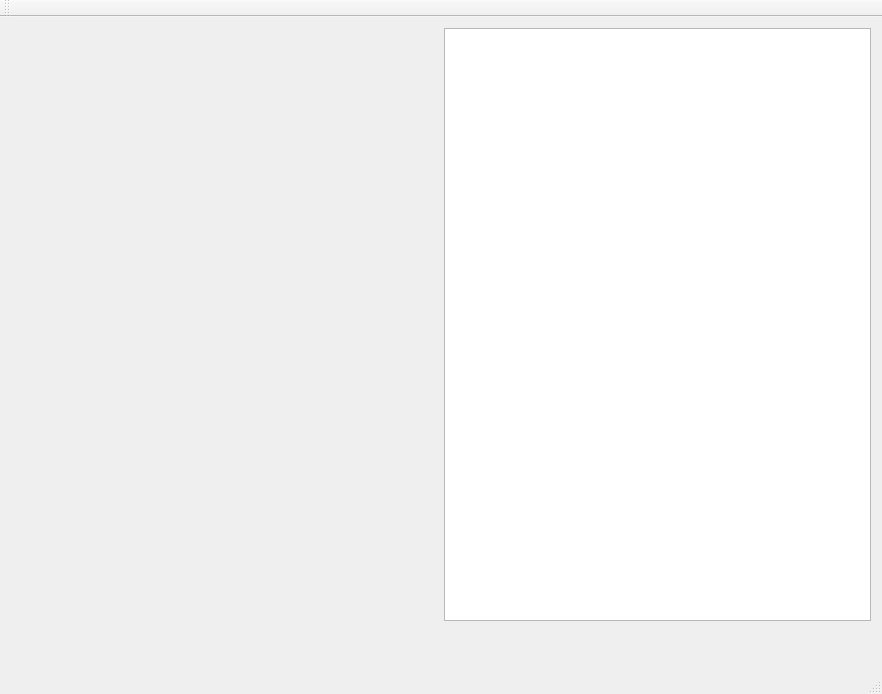
<?xml version="1.0" encoding="UTF-8"?>
<ui version="4.0">
 <class>AstroProcClass</class>
 <widget class="QMainWindow" name="AstroProcClass">
  <property name="geometry">
   <rect>
    <x>0</x>
    <y>0</y>
    <width>882</width>
    <height>694</height>
   </rect>
  </property>
  <property name="minimumSize">
   <size>
    <width>800</width>
    <height>600</height>
   </size>
  </property>
  <property name="windowTitle">
   <string>AstroProc</string>
  </property>
  <widget class="QWidget" name="centralWidget">
   <layout class="QHBoxLayout" name="horizontalLayout">
    <item>
     <layout class="QVBoxLayout" name="verticalLayout_3">
      <item>
       <widget class="Chart" name="widget" native="true">
        <property name="sizePolicy">
         <sizepolicy hsizetype="Expanding" vsizetype="Expanding">
          <horstretch>0</horstretch>
          <verstretch>0</verstretch>
         </sizepolicy>
        </property>
        <property name="minimumSize">
         <size>
          <width>200</width>
          <height>200</height>
         </size>
        </property>
       </widget>
      </item>
      <item>
       <spacer name="verticalSpacer_2">
        <property name="orientation">
         <enum>Qt::Vertical</enum>
        </property>
        <property name="sizeType">
         <enum>QSizePolicy::Preferred</enum>
        </property>
        <property name="sizeHint" stdset="0">
         <size>
          <width>20</width>
          <height>40</height>
         </size>
        </property>
       </spacer>
      </item>
     </layout>
    </item>
    <item>
     <layout class="QVBoxLayout" name="verticalLayout">
      <item>
       <widget class="QTableWidget" name="tableWidget">
        <property name="sizePolicy">
         <sizepolicy hsizetype="MinimumExpanding" vsizetype="Expanding">
          <horstretch>0</horstretch>
          <verstretch>0</verstretch>
         </sizepolicy>
        </property>
        <property name="minimumSize">
         <size>
          <width>0</width>
          <height>300</height>
         </size>
        </property>
        <property name="font">
         <font>
          <pointsize>10</pointsize>
         </font>
        </property>
       </widget>
      </item>
      <item>
       <spacer name="verticalSpacer">
        <property name="orientation">
         <enum>Qt::Vertical</enum>
        </property>
        <property name="sizeType">
         <enum>QSizePolicy::Preferred</enum>
        </property>
        <property name="sizeHint" stdset="0">
         <size>
          <width>20</width>
          <height>40</height>
         </size>
        </property>
       </spacer>
      </item>
     </layout>
    </item>
   </layout>
  </widget>
  <widget class="QMenuBar" name="menuBar">
   <property name="geometry">
    <rect>
     <x>0</x>
     <y>0</y>
     <width>882</width>
     <height>21</height>
    </rect>
   </property>
  </widget>
  <widget class="QToolBar" name="mainToolBar">
   <attribute name="toolBarArea">
    <enum>TopToolBarArea</enum>
   </attribute>
   <attribute name="toolBarBreak">
    <bool>false</bool>
   </attribute>
  </widget>
  <widget class="QStatusBar" name="statusBar"/>
 </widget>
 <layoutdefault spacing="6" margin="11"/>
 <customwidgets>
  <customwidget>
   <class>Chart</class>
   <extends>QWidget</extends>
   <header>chart.h</header>
   <container>1</container>
  </customwidget>
 </customwidgets>
 <resources>
  <include location="astroproc.qrc"/>
 </resources>
 <connections/>
</ui>
